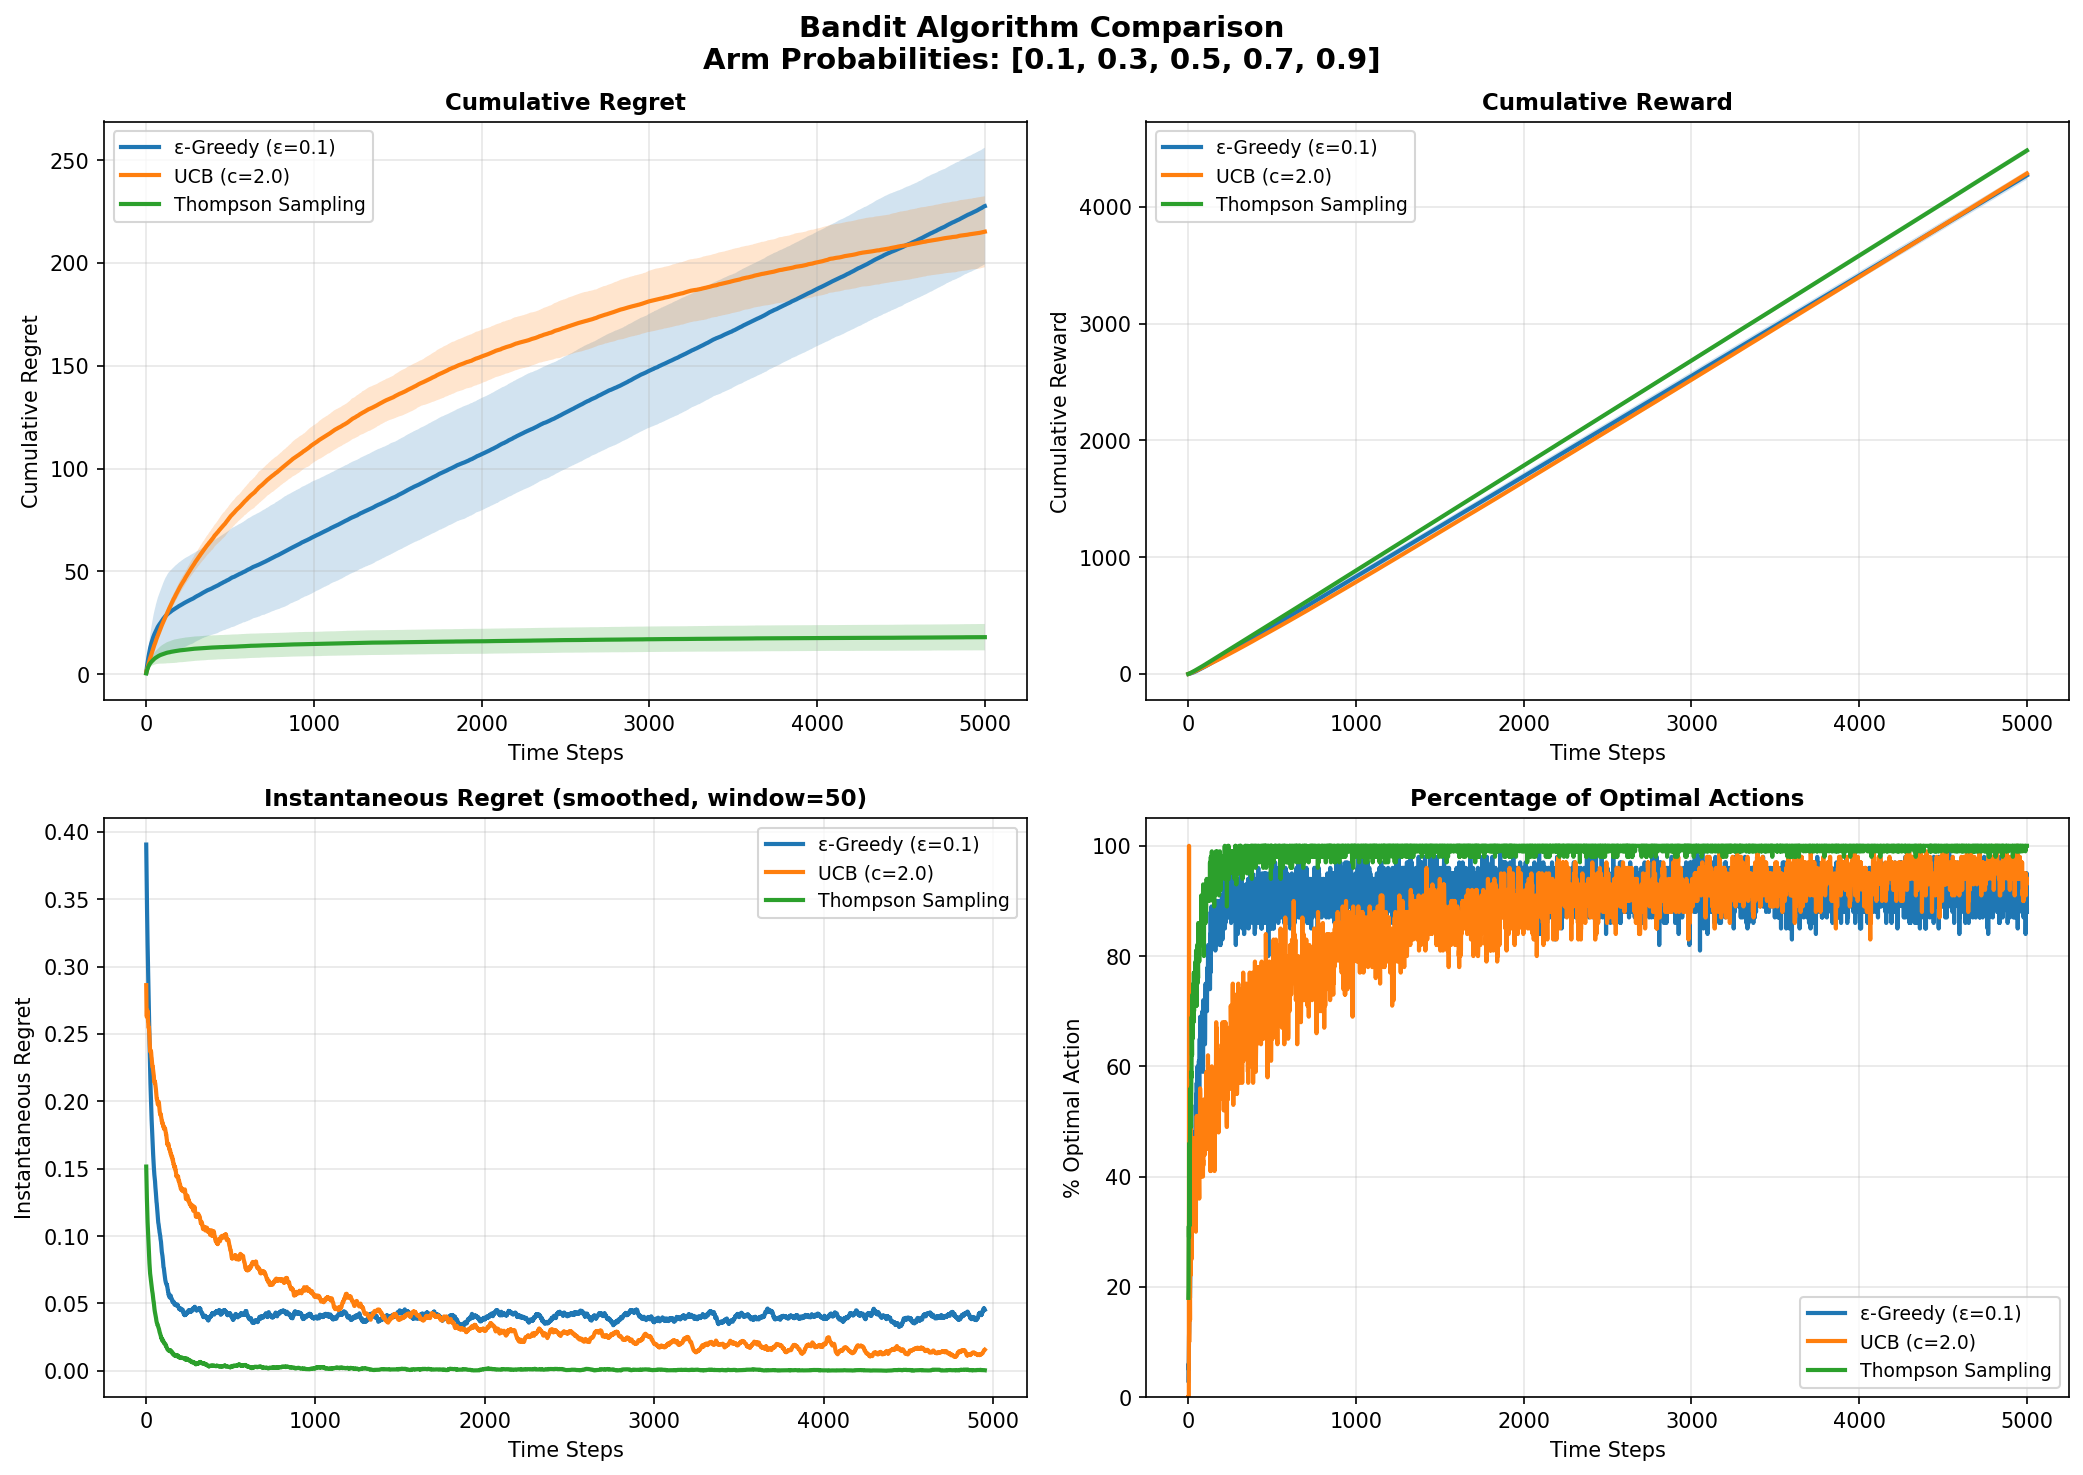

This figure's Python source:
import numpy as np
import matplotlib
matplotlib.use('Agg')  # Use non-interactive backend
import matplotlib.pyplot as plt

class BernoulliBandit:
    """Multi-armed bandit with Bernoulli rewards"""
    def __init__(self, probabilities):
        self.probabilities = np.array(probabilities)
        self.n_arms = len(probabilities)
        self.optimal_value = np.max(probabilities)

    def pull(self, arm):
        """Pull an arm and get a Bernoulli reward (0 or 1)"""
        return np.random.binomial(1, self.probabilities[arm])


class EpsilonGreedy:
    """Epsilon-greedy algorithm"""
    def __init__(self, n_arms, epsilon=0.1):
        self.n_arms = n_arms
        self.epsilon = epsilon
        self.counts = np.zeros(n_arms)
        self.values = np.zeros(n_arms)

    def select_arm(self):
        """Select an arm using epsilon-greedy strategy"""
        if np.random.random() < self.epsilon:
            # Explore: random arm
            return np.random.randint(self.n_arms)
        else:
            # Exploit: best arm so far
            return np.argmax(self.values)

    def update(self, arm, reward):
        """Update estimates after observing a reward"""
        self.counts[arm] += 1
        n = self.counts[arm]
        # Incremental average
        self.values[arm] += (reward - self.values[arm]) / n


class UCB:
    """Upper Confidence Bound algorithm"""
    def __init__(self, n_arms, c=2.0):
        self.n_arms = n_arms
        self.c = c  # Exploration parameter
        self.counts = np.zeros(n_arms)
        self.values = np.zeros(n_arms)
        self.t = 0  # Total time steps

    def select_arm(self):
        """Select an arm using UCB strategy"""
        self.t += 1

        # Pull each arm at least once
        for arm in range(self.n_arms):
            if self.counts[arm] == 0:
                return arm

        # UCB formula: value + c * sqrt(ln(t) / n)
        ucb_values = self.values + self.c * np.sqrt(np.log(self.t) / self.counts)
        return np.argmax(ucb_values)

    def update(self, arm, reward):
        """Update estimates after observing a reward"""
        self.counts[arm] += 1
        n = self.counts[arm]
        # Incremental average
        self.values[arm] += (reward - self.values[arm]) / n


class ThompsonSampling:
    """Thompson Sampling algorithm with Beta-Bernoulli conjugate prior"""
    def __init__(self, n_arms):
        self.n_arms = n_arms
        # Beta distribution parameters: alpha (successes), beta (failures)
        # Start with Beta(1,1) = Uniform(0,1) prior
        self.alpha = np.ones(n_arms)
        self.beta = np.ones(n_arms)

    def select_arm(self):
        """Select an arm by sampling from each arm's posterior distribution"""
        # Sample from Beta distribution for each arm
        samples = np.random.beta(self.alpha, self.beta)
        # Return arm with highest sample
        return np.argmax(samples)

    def update(self, arm, reward):
        """Update Beta distribution parameters based on observed reward"""
        # Bernoulli reward: 1 = success, 0 = failure
        self.alpha[arm] += reward
        self.beta[arm] += (1 - reward)


def run_experiment(algorithm, bandit, n_steps):
    """Run a bandit algorithm for n_steps and track all metrics"""
    cumulative_regrets = np.zeros(n_steps)
    instantaneous_regrets = np.zeros(n_steps)
    cumulative_rewards = np.zeros(n_steps)
    optimal_actions = np.zeros(n_steps)

    cumulative_regret = 0
    cumulative_reward = 0
    optimal_arm = np.argmax(bandit.probabilities)

    for t in range(n_steps):
        # Select and pull arm
        arm = algorithm.select_arm()
        reward = bandit.pull(arm)

        # Update algorithm
        algorithm.update(arm, reward)

        # Calculate instantaneous regret (optimal - actual expected reward)
        inst_regret = bandit.optimal_value - bandit.probabilities[arm]
        cumulative_regret += inst_regret
        cumulative_reward += reward

        # Track metrics
        instantaneous_regrets[t] = inst_regret
        cumulative_regrets[t] = cumulative_regret
        cumulative_rewards[t] = cumulative_reward
        optimal_actions[t] = 1 if arm == optimal_arm else 0

    return cumulative_regrets, instantaneous_regrets, cumulative_rewards, optimal_actions


def compare_algorithms(probabilities, n_steps=1000, n_runs=100):
    """Compare epsilon-greedy, UCB, and Thompson Sampling algorithms"""

    # Store results for multiple runs
    eg_cum_regrets = np.zeros((n_runs, n_steps))
    eg_inst_regrets = np.zeros((n_runs, n_steps))
    eg_cum_rewards = np.zeros((n_runs, n_steps))
    eg_optimal_actions = np.zeros((n_runs, n_steps))

    ucb_cum_regrets = np.zeros((n_runs, n_steps))
    ucb_inst_regrets = np.zeros((n_runs, n_steps))
    ucb_cum_rewards = np.zeros((n_runs, n_steps))
    ucb_optimal_actions = np.zeros((n_runs, n_steps))

    ts_cum_regrets = np.zeros((n_runs, n_steps))
    ts_inst_regrets = np.zeros((n_runs, n_steps))
    ts_cum_rewards = np.zeros((n_runs, n_steps))
    ts_optimal_actions = np.zeros((n_runs, n_steps))

    for run in range(n_runs):
        # Create bandit
        bandit = BernoulliBandit(probabilities)

        # Run epsilon-greedy
        eg = EpsilonGreedy(n_arms=len(probabilities), epsilon=0.1)
        eg_cum_regrets[run], eg_inst_regrets[run], eg_cum_rewards[run], eg_optimal_actions[run] = \
            run_experiment(eg, bandit, n_steps)

        # Run UCB
        ucb = UCB(n_arms=len(probabilities), c=2.0)
        ucb_cum_regrets[run], ucb_inst_regrets[run], ucb_cum_rewards[run], ucb_optimal_actions[run] = \
            run_experiment(ucb, bandit, n_steps)

        # Run Thompson Sampling
        ts = ThompsonSampling(n_arms=len(probabilities))
        ts_cum_regrets[run], ts_inst_regrets[run], ts_cum_rewards[run], ts_optimal_actions[run] = \
            run_experiment(ts, bandit, n_steps)

    # Calculate statistics
    results = {
        'eg': {
            'cum_regret_mean': np.mean(eg_cum_regrets, axis=0),
            'cum_regret_std': np.std(eg_cum_regrets, axis=0),
            'inst_regret_mean': np.mean(eg_inst_regrets, axis=0),
            'inst_regret_std': np.std(eg_inst_regrets, axis=0),
            'cum_reward_mean': np.mean(eg_cum_rewards, axis=0),
            'cum_reward_std': np.std(eg_cum_rewards, axis=0),
            'optimal_pct': np.mean(eg_optimal_actions, axis=0) * 100
        },
        'ucb': {
            'cum_regret_mean': np.mean(ucb_cum_regrets, axis=0),
            'cum_regret_std': np.std(ucb_cum_regrets, axis=0),
            'inst_regret_mean': np.mean(ucb_inst_regrets, axis=0),
            'inst_regret_std': np.std(ucb_inst_regrets, axis=0),
            'cum_reward_mean': np.mean(ucb_cum_rewards, axis=0),
            'cum_reward_std': np.std(ucb_cum_rewards, axis=0),
            'optimal_pct': np.mean(ucb_optimal_actions, axis=0) * 100
        },
        'ts': {
            'cum_regret_mean': np.mean(ts_cum_regrets, axis=0),
            'cum_regret_std': np.std(ts_cum_regrets, axis=0),
            'inst_regret_mean': np.mean(ts_inst_regrets, axis=0),
            'inst_regret_std': np.std(ts_inst_regrets, axis=0),
            'cum_reward_mean': np.mean(ts_cum_rewards, axis=0),
            'cum_reward_std': np.std(ts_cum_rewards, axis=0),
            'optimal_pct': np.mean(ts_optimal_actions, axis=0) * 100
        }
    }

    return results


def plot_all_metrics(results, probabilities):
    """Plot comprehensive comparison of all metrics"""
    n_steps = len(results['eg']['cum_regret_mean'])
    steps = np.arange(1, n_steps + 1)

    fig, axes = plt.subplots(2, 2, figsize=(14, 10))
    fig.suptitle(f'Bandit Algorithm Comparison\nArm Probabilities: {probabilities}',
                 fontsize=14, fontweight='bold')

    # ---- Subplot 1: Cumulative Regret ----
    ax = axes[0, 0]
    ax.plot(steps, results['eg']['cum_regret_mean'], label='ε-Greedy (ε=0.1)', linewidth=2)
    ax.fill_between(steps,
                     results['eg']['cum_regret_mean'] - results['eg']['cum_regret_std'],
                     results['eg']['cum_regret_mean'] + results['eg']['cum_regret_std'],
                     alpha=0.2)

    ax.plot(steps, results['ucb']['cum_regret_mean'], label='UCB (c=2.0)', linewidth=2)
    ax.fill_between(steps,
                     results['ucb']['cum_regret_mean'] - results['ucb']['cum_regret_std'],
                     results['ucb']['cum_regret_mean'] + results['ucb']['cum_regret_std'],
                     alpha=0.2)

    ax.plot(steps, results['ts']['cum_regret_mean'], label='Thompson Sampling', linewidth=2)
    ax.fill_between(steps,
                     results['ts']['cum_regret_mean'] - results['ts']['cum_regret_std'],
                     results['ts']['cum_regret_mean'] + results['ts']['cum_regret_std'],
                     alpha=0.2)

    ax.set_xlabel('Time Steps', fontsize=10)
    ax.set_ylabel('Cumulative Regret', fontsize=10)
    ax.set_title('Cumulative Regret', fontsize=11, fontweight='bold')
    ax.legend(fontsize=9)
    ax.grid(True, alpha=0.3)

    # ---- Subplot 2: Cumulative Reward ----
    ax = axes[0, 1]
    ax.plot(steps, results['eg']['cum_reward_mean'], label='ε-Greedy (ε=0.1)', linewidth=2)
    ax.fill_between(steps,
                     results['eg']['cum_reward_mean'] - results['eg']['cum_reward_std'],
                     results['eg']['cum_reward_mean'] + results['eg']['cum_reward_std'],
                     alpha=0.2)

    ax.plot(steps, results['ucb']['cum_reward_mean'], label='UCB (c=2.0)', linewidth=2)
    ax.fill_between(steps,
                     results['ucb']['cum_reward_mean'] - results['ucb']['cum_reward_std'],
                     results['ucb']['cum_reward_mean'] + results['ucb']['cum_reward_std'],
                     alpha=0.2)

    ax.plot(steps, results['ts']['cum_reward_mean'], label='Thompson Sampling', linewidth=2)
    ax.fill_between(steps,
                     results['ts']['cum_reward_mean'] - results['ts']['cum_reward_std'],
                     results['ts']['cum_reward_mean'] + results['ts']['cum_reward_std'],
                     alpha=0.2)

    ax.set_xlabel('Time Steps', fontsize=10)
    ax.set_ylabel('Cumulative Reward', fontsize=10)
    ax.set_title('Cumulative Reward', fontsize=11, fontweight='bold')
    ax.legend(fontsize=9)
    ax.grid(True, alpha=0.3)

    # ---- Subplot 3: Instantaneous Regret (smoothed) ----
    ax = axes[1, 0]
    # Apply moving average for smoother visualization
    window = 50
    eg_inst_smooth = np.convolve(results['eg']['inst_regret_mean'],
                                  np.ones(window)/window, mode='valid')
    ucb_inst_smooth = np.convolve(results['ucb']['inst_regret_mean'],
                                   np.ones(window)/window, mode='valid')
    ts_inst_smooth = np.convolve(results['ts']['inst_regret_mean'],
                                  np.ones(window)/window, mode='valid')
    steps_smooth = steps[:len(eg_inst_smooth)]

    ax.plot(steps_smooth, eg_inst_smooth, label='ε-Greedy (ε=0.1)', linewidth=2)
    ax.plot(steps_smooth, ucb_inst_smooth, label='UCB (c=2.0)', linewidth=2)
    ax.plot(steps_smooth, ts_inst_smooth, label='Thompson Sampling', linewidth=2)

    ax.set_xlabel('Time Steps', fontsize=10)
    ax.set_ylabel('Instantaneous Regret', fontsize=10)
    ax.set_title(f'Instantaneous Regret (smoothed, window={window})', fontsize=11, fontweight='bold')
    ax.legend(fontsize=9)
    ax.grid(True, alpha=0.3)

    # ---- Subplot 4: % Optimal Action ----
    ax = axes[1, 1]
    ax.plot(steps, results['eg']['optimal_pct'], label='ε-Greedy (ε=0.1)', linewidth=2)
    ax.plot(steps, results['ucb']['optimal_pct'], label='UCB (c=2.0)', linewidth=2)
    ax.plot(steps, results['ts']['optimal_pct'], label='Thompson Sampling', linewidth=2)

    ax.set_xlabel('Time Steps', fontsize=10)
    ax.set_ylabel('% Optimal Action', fontsize=10)
    ax.set_title('Percentage of Optimal Actions', fontsize=11, fontweight='bold')
    ax.set_ylim([0, 105])
    ax.legend(fontsize=9)
    ax.grid(True, alpha=0.3)

    plt.tight_layout()
    plt.savefig('bandit_comparison.png', dpi=150, bbox_inches='tight')
    print("Plot saved as 'bandit_comparison.png'")
    # plt.show()  # Commented out - using non-interactive backend


if __name__ == "__main__":
    # Define arm probabilities (Bernoulli parameters)
    # Example: 5 arms with different success probabilities
    probabilities = [0.1, 0.3, 0.5, 0.7, 0.9]

    print("Multi-Armed Bandit Comparison")
    print("=" * 50)
    print(f"Arm probabilities: {probabilities}")
    print(f"Optimal arm: {np.argmax(probabilities)} (p={np.max(probabilities)})")
    print("=" * 50)

    # Run comparison
    print("\nRunning experiments...")
    results = compare_algorithms(
        probabilities,
        n_steps=5000,
        n_runs=100
    )

    # Print final results
    print(f"\nFinal Results (after 5000 steps):")
    print("-" * 50)
    print("Cumulative Regret:")
    print(f"  ε-Greedy:          {results['eg']['cum_regret_mean'][-1]:.2f} ± {results['eg']['cum_regret_std'][-1]:.2f}")
    print(f"  UCB:               {results['ucb']['cum_regret_mean'][-1]:.2f} ± {results['ucb']['cum_regret_std'][-1]:.2f}")
    print(f"  Thompson Sampling: {results['ts']['cum_regret_mean'][-1]:.2f} ± {results['ts']['cum_regret_std'][-1]:.2f}")

    print("\nCumulative Reward:")
    print(f"  ε-Greedy:          {results['eg']['cum_reward_mean'][-1]:.2f} ± {results['eg']['cum_reward_std'][-1]:.2f}")
    print(f"  UCB:               {results['ucb']['cum_reward_mean'][-1]:.2f} ± {results['ucb']['cum_reward_std'][-1]:.2f}")
    print(f"  Thompson Sampling: {results['ts']['cum_reward_mean'][-1]:.2f} ± {results['ts']['cum_reward_std'][-1]:.2f}")

    print("\n% Optimal Action:")
    print(f"  ε-Greedy:          {results['eg']['optimal_pct'][-1]:.2f}%")
    print(f"  UCB:               {results['ucb']['optimal_pct'][-1]:.2f}%")
    print(f"  Thompson Sampling: {results['ts']['optimal_pct'][-1]:.2f}%")

    # Plot results
    plot_all_metrics(results, probabilities)
